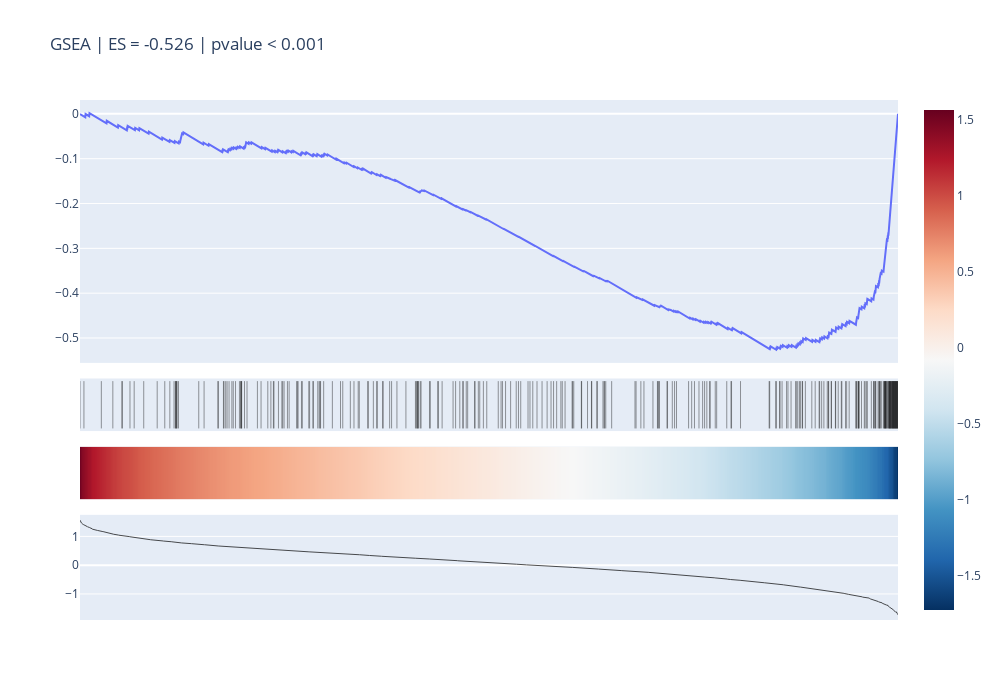

Source (notebook cell):
### Code cell
L = 'TG'
n=3

basex_sort = wm.sort_values('Factor'+str(n+1), ascending=False)['Factor'+str(n+1)]
gboolean = [L in i.split(' | ') if type(i)==str else False for i in m2i.set_index('fid').loc[basex_sort.index]['TP_Class_argmax']]

plotGSEA(basex_sort, gboolean)
